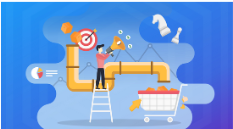
#> input picture Ejercicios/imagenes/img2.png, 233 x 129 px, given in place of the camera
$ python Video2.py
#> lines starting #> are read from the running program, lines starting #| are printed output that depends on the picture
import cv2 as cv
import numpy as nump

cap = cv.VideoCapture(0)

while(True):
    ret,img=cap.read()
#> img is the input picture: shape (129, 233, 3); mean B, G, R 217.3, 155.9, 114.2
    if(ret == True):
        cv.imshow('marco', img)
        x,y = img.shape[:2]
#> x = 129; y = 233
        img2 = nump.zeros((x,y), dtype='uint8')

        hsv = cv.cvtColor(img, cv.COLOR_BGR2HSV)
#> hsv: shape (129, 233, 3); mean H, S, V 98.4, 144.5, 230.9
        cv.imshow('hsv', hsv)
        b,g,r = cv.split(img)
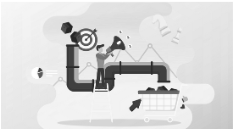
#> b: shape (129, 233); min 34, max 255, mean 217.3
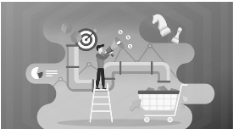
#> g: shape (129, 233); min 34, max 255, mean 155.9
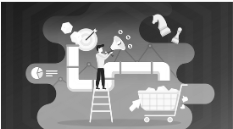
#> r: shape (129, 233); min 28, max 255, mean 114.2
        bm = cv.merge([b,img2, img2])
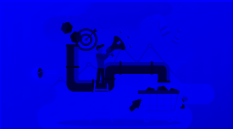
#> bm: shape (129, 233, 3); mean of channels 0, 1, 2 217.3, 0, 0; drawn as B, G, R
        gm = cv.merge([img2, g, img2])
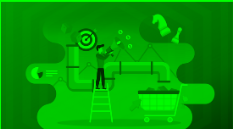
#> gm: shape (129, 233, 3); mean of channels 0, 1, 2 0, 155.9, 0; drawn as B, G, R
        rm = cv.merge([img2, img2, r])
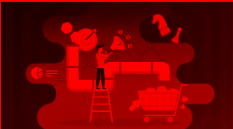
#> rm: shape (129, 233, 3); mean of channels 0, 1, 2 0, 0, 114.2; drawn as B, G, R
        eje = cv.merge([b,r,g])
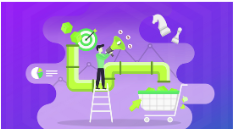
#> eje: shape (129, 233, 3); mean of channels 0, 1, 2 217.3, 114.2, 155.9; drawn as B, G, R
        cv.imshow('b', bm)
        cv.imshow('g', gm)
        cv.imshow('r', rm)
        cv.imshow('eje', eje)
        k =cv.waitKey(1) & 0xFF
#> (key Esc is pressed here)
        if k == 27 :
            break
    else:
        break

cap.release()
cv.destroyAllWindows()
